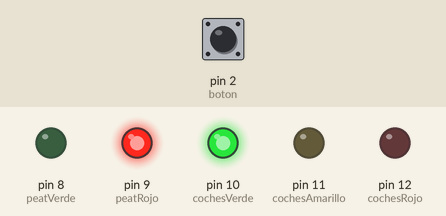
Simulated run of this sketch. Board: Arduino Uno, built with avr-gcc and run on an emulated ATmega328P. On the bench: output pins drawn as LEDs (lit = HIGH). The inputs (shaded band) are chosen by the test bench; at power-on: pin 2 (boton) LOW.

Above: at 1.2 s.
1.3 s: pin 2 (boton) pulled HIGH for 0.15 s
At 6.8 s:
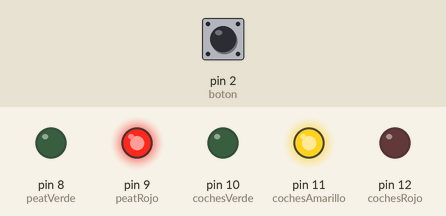
At 10.3 s:
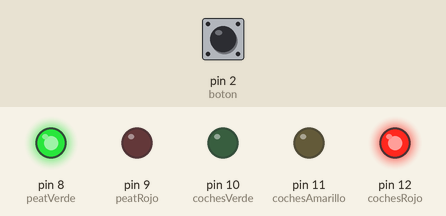
Timing chart, 0 to 19.4 s (numbered marks = the images above; inputs shaded):
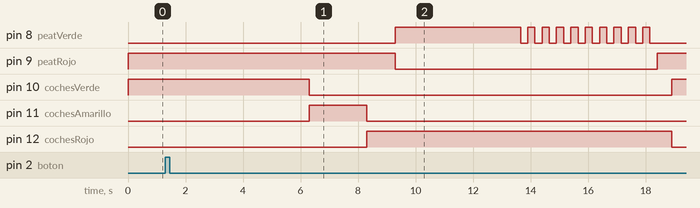

Measured:
- after the input at 1.3 s, pin 8 (peatVerde): LOW → HIGH after 8.0 s, then repeats every 0.50 s: LOW 0.25 s, HIGH 0.25 s, until it stays LOW from 18.1 s; pin 9 (peatRojo): HIGH → LOW after 8.0 s, → HIGH 9.1 s later

The sketch:

Semaforo_y_sem_peatones.ino
```cpp
// Tarea: Semáforo interactivo para paso de peatones

int cochesRojo = 12; // asignación variable luz roja coches
int cochesAmarillo = 11; // asignación variable luz amarilla coches
int cochesVerde = 10; // asignación variable luz verde coches
int peatRojo = 9; // asignación luz roja peatones
int peatVerde = 8; //asignación luz verde peatones
int boton = 2; // asignación del pin 2 variable botón accionamiento peatones
int pot = 1; //potenciometro
int cruceTiempo; //tiempo en el cual crusara el peaton

    void setup() {
    pinMode(cochesRojo, OUTPUT); // asignación del pin 12 como salida
    pinMode(cochesAmarillo, OUTPUT); // asignación del pin 11 como salida
    pinMode(cochesVerde, OUTPUT); // asignación del pin 10 como salida
    pinMode(peatRojo, OUTPUT); // asignación del pin 9 como salida
    pinMode(peatVerde, OUTPUT); // asignación del pin 8 como salida
    pinMode(boton, INPUT); // asignación del pin 2 como entrada

    digitalWrite(cochesVerde, HIGH);
    digitalWrite(peatRojo, HIGH);
    }

void loop() {
  int state = digitalRead(boton);

   if (state == HIGH) { //si se a presionado el boton se realizara el cambio de luces para el peaton
   cambioLuces();
    }
 }

   void cambioLuces(){
    delay(5000); //espera 5 segundos antes de que pase el peaton para que pasen los coches
    digitalWrite(cochesVerde, LOW); // apaga verde coches
    digitalWrite(cochesAmarillo, HIGH); // enciende amarillo coches
    delay(2000); // el ciclo se detiene 2 segundos
    digitalWrite(cochesAmarillo, LOW); // apaga amarillo coches
    digitalWrite(cochesRojo, HIGH); // enciende rojo coches
    delay(1000); // el ciclo se detiene un segundo como precaución
    digitalWrite(peatRojo, LOW); // apaga rojo peatones
    digitalWrite(peatVerde, HIGH); // enciende verde peatones
    cruceTiempo = analogRead(pot)*8;//el cruce se detiene según el que se asigne por el potensiometro
    delay(cruceTiempo);

    for (int x=0; x<10; x++) { //Antes de pasar a rojo para los peatones, se inicia el parpadeo de la luz verde. Esto lo ejecutamos mediante un bucle for que alterna el encendido y apagado de la luz verde, a intervalos iguales de 5 segundos. Al final del bucle, la luz verde queda en estado apagado (LOW).
    digitalWrite(peatVerde, HIGH);
    delay(250);
    digitalWrite(peatVerde, LOW);
    delay(250);
    // al finalizar el bucle la luz verde peatones queda apagada

}
    //el ciclo termina de manera secuencial volviendo al estado de luz verde para vehículos y roja para peatones, con un intervalo de medio segundo entre medias.
    digitalWrite(peatRojo, HIGH); // cambio a rojo para peatones
    delay(500); // el siclo se detiene medio segundo
    digitalWrite(cochesRojo, LOW); // apaga roja coches
    digitalWrite(cochesVerde, HIGH); // enciende verde coches

}
```
